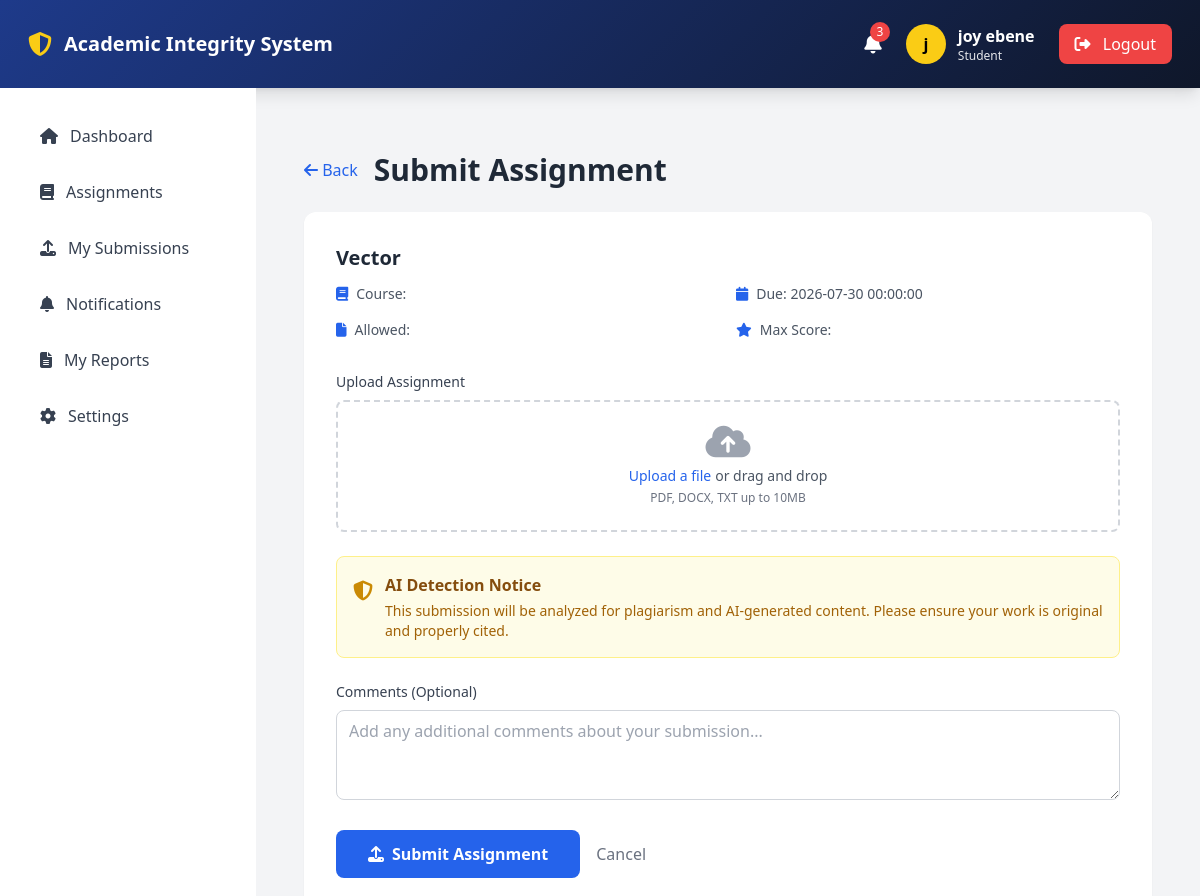
Screenshot of /students/submit/1 (signed in) with the database file from the repository.
### app/models.py (models this page shows, shortened)
class User(UserMixin, db.Model):
    __tablename__ = 'users'
    id = db.Column(db.Integer, primary_key=True)
    username = db.Column(db.String(50), unique=True, nullable=False)
    email = db.Column(db.String(100), unique=True, nullable=False)
    password_hash = db.Column(db.String(255), nullable=False)
    first_name = db.Column(db.String(50), nullable=False)
    last_name = db.Column(db.String(50), nullable=False)
    role = db.Column(db.String(20), default='student')
    department = db.Column(db.String(100))
    faculty = db.Column(db.String(100))
    created_at = db.Column(db.DateTime, default=datetime.utcnow)
    updated_at = db.Column(db.DateTime, default=datetime.utcnow, onupdate=datetime.utcnow)
    last_login = db.Column(db.DateTime)
    is_active = db.Column(db.Boolean, default=True)
    student_profile = db.relationship('Student', backref='user', uselist=False, cascade='all, delete-orphan')
    lecturer_profile = db.relationship('Lecturer', backref='user', uselist=False, cascade='all, delete-orphan')
    @property
    def full_name(self):
        return f"{self.first_name} {self.last_name}"

class Assignment(db.Model):
    __tablename__ = 'assignments'
    id = db.Column(db.Integer, primary_key=True)
    title = db.Column(db.String(200), nullable=False)
    description = db.Column(db.Text)
    due_date = db.Column(db.DateTime)
    is_active = db.Column(db.Boolean, default=True)
    course_id = db.Column(
        db.Integer,
        db.ForeignKey('courses.id'),
        nullable=False
    )
    created_at = db.Column(
        db.DateTime,
        default=datetime.utcnow
    )
    submissions = db.relationship(
        'Submission',
        backref='assignment',
        lazy=True,
        cascade='all, delete-orphan'
    )

### app/students/routes.py (the view, shortened to what this page needs)
@students_bp.route('/submit/<int:assignment_id>', methods=['GET', 'POST'])
@login_required
def submit_assignment(assignment_id):
    if current_user.role != 'student':
        flash('Access denied.', 'danger')
        return redirect(url_for('auth.login'))
    assignment = Assignment.query.get_or_404(assignment_id)
    student = current_user.student_profile
    existing_submission = Submission.query.filter_by(
        assignment_id=assignment_id,
        student_id=student.id
    ).first()
    if existing_submission and existing_submission.status == 'completed':
        flash('You have already submitted this assignment.', 'info')
        return redirect(url_for('students.view_submission', id=existing_submission.id))
    form = SubmissionForm()
    return render_template('students/submit_assignment.html',
                         assignment=assignment,
                         form=form)

### app/forms/student.py
class SubmissionForm(FlaskForm):
    comments = TextAreaField("Comments", validators=[Optional()])
    file = FileField(
        "Assignment File",
        validators=[
            FileRequired(),
            FileAllowed(["pdf", "doc", "docx", "zip"], "Unsupported file type."),
        ],
    )
    submit = SubmitField("Submit Assignment")

### app/__init__.py (called while the page is built)
@login_manager.user_loader
def load_user(user_id):
    from app.models import User
    return User.query.get(int(user_id))

### app/templates/students/submit_assignment.html (shortened to what this page needs)
{% extends "base.html" %}
{% block content %}
<div class="container mx-auto px-4 py-8 max-w-4xl">
    <div class="flex items-center gap-4 mb-6">
        <a href="{{ url_for('students.dashboard') }}" class="text-blue-600 hover:text-blue-800">
            <i class="fas fa-arrow-left"></i> Back
        </a>
        <h1 class="text-3xl font-bold text-gray-800">Submit Assignment</h1>
    </div>
    <div class="bg-white rounded-xl shadow-sm p-8">
        <div class="mb-8">
            <h2 class="text-xl font-semibold text-gray-800">{{ assignment.title }}</h2>
            <div class="mt-3 grid grid-cols-2 gap-4 text-sm">
                <div class="flex items-center gap-2 text-gray-600">
                    <i class="fas fa-book text-blue-600"></i>
                    <span>Course: {{ assignment.course_code }}</span>
                </div>
                <div class="flex items-center gap-2 text-gray-600">
                    <i class="fas fa-calendar text-blue-600"></i>
                    <span>Due: {{ assignment.due_date }}</span>
                </div>
                <div class="flex items-center gap-2 text-gray-600">
                    <i class="fas fa-file text-blue-600"></i>
                    <span>Allowed: {{ assignment.allowed_extensions|join(', ') }}</span>
                </div>
                <div class="flex items-center gap-2 text-gray-600">
                    <i class="fas fa-star text-blue-600"></i>
                    <span>Max Score: {{ assignment.max_score }}</span>
                </div>
            </div>
        </div>
        <form method="POST" enctype="multipart/form-data" id="submitForm">
            <div class="mb-6">
                <label class="block text-sm font-medium text-gray-700 mb-2">Upload Assignment</label>
                <div class="mt-1 flex justify-center px-6 pt-5 pb-6 border-2 border-gray-300 border-dashed rounded-lg hover:border-blue-500 transition" id="dropZone">
                    <div class="space-y-1 text-center">
                        <i class="fas fa-cloud-upload-alt text-4xl text-gray-400"></i>
                        <div class="flex text-sm text-gray-600">
                            <label for="file-upload" class="relative cursor-pointer bg-white rounded-md font-medium text-blue-600 hover:text-blue-500 focus-within:outline-none">
                                <span>Upload a file</span>
                            </label>
                            <p class="pl-1">or drag and drop</p>
                        </div>
                        <p class="text-xs text-gray-500">
                            PDF, DOCX, TXT up to 10MB
                        </p>
                    </div>
                </div>
            </div>
            <div class="mb-6 p-4 bg-yellow-50 border border-yellow-200 rounded-lg">
                <div class="flex items-start gap-3">
                    <i class="fas fa-shield-alt text-yellow-600 text-xl mt-1"></i>
                    <div>
                        <h4 class="font-semibold text-yellow-800">AI Detection Notice</h4>
                        <p class="text-sm text-yellow-700 mt-1">
                            This submission will be analyzed for plagiarism and AI-generated content.
                            Please ensure your work is original and properly cited.
                        </p>
                    </div>
                </div>
            </div>
            <div class="mb-6">
                <label for="comments" class="block text-sm font-medium text-gray-700 mb-2">Comments (Optional)</label>
                <textarea id="comments" name="comments" rows="3"
                          class="w-full px-3 py-2 border border-gray-300 rounded-lg focus:outline-none focus:ring-2 focus:ring-blue-500"
                          placeholder="Add any additional comments about your submission..."></textarea>
            </div>
            <div class="flex items-center gap-4">
                <button type="submit" id="submitBtn"
                        class="px-8 py-3 bg-blue-600 hover:bg-blue-700 text-white font-semibold rounded-lg transition flex items-center gap-2">
                    <i class="fas fa-upload"></i>
                    Submit Assignment
                </button>
                <a href="{{ url_for('students.dashboard') }}" class="text-gray-500 hover:text-gray-700">
                    Cancel
                </a>
            </div>
        </form>
    </div>
</div>
{% endblock %}

### app/templates/includes/navbar.html (shortened to what this page needs)
<nav class="gradient-bg shadow-lg p-2 md:p-3">
    <div class="px-4 h-16 flex justify-between items-center">
        <div class="flex items-center gap-3">
            <i class="fas fa-shield-alt text-yellow-400 text-2xl"></i>
            <span class="text-white text-xl font-bold">
                Academic Integrity System
            </span>
        </div>
        {% if current_user.is_authenticated %}
        <div class="flex items-center gap-6">
            <a href="{{ url_for('notifications.index') }}"
               class="relative text-white hover:text-yellow-400">
                <i class="fas fa-bell text-xl"></i>
                {% if current_user.notifications %}
                <span class="absolute -top-2 -right-2
                bg-red-500 text-white text-xs
                rounded-full h-5 w-5
                flex items-center justify-center">
                    {{ current_user.notifications|length }}
                </span>
                {% endif %}
            </a>
            <div class="flex items-center gap-3">
                <div class="h-10 w-10 rounded-full
                bg-yellow-400 text-black
                flex items-center justify-center
                font-bold">
                    {{ current_user.first_name[0] }}
                </div>
                <div class="text-white">
                    <p class="font-semibold">
                        {{ current_user.full_name }}
                    </p>
                    <p class="text-xs text-gray-200">
                        {{ current_user.role|title }}
                    </p>
                </div>
            </div>
            <a href="{{ url_for('auth.logout') }}"
               class="bg-red-500 hover:bg-red-600
               px-4 py-2 rounded-lg text-white">
                <i class="fas fa-sign-out-alt mr-2"></i>
                Logout
            </a>
        </div>
        {% endif %}
    </div>
</nav>

### app/templates/base.html (style rules this page uses)
.gradient-bg { background: linear-gradient(135deg, #1e3a8a, #0f172a); }

### rows the page displays
User: first_name "j", full_name "joy ebene", role "Student"
Assignment: title "Vector", due_date "2026-07-30 00:00:00"

### other values shown
{{ current_user.notifications|length }} "3"
